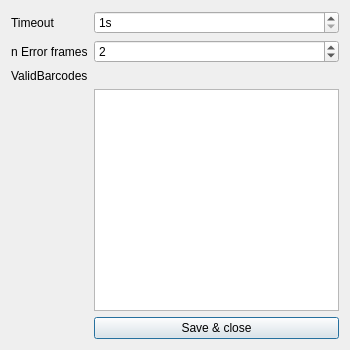
<?xml version="1.0" encoding="UTF-8"?>
<ui version="4.0">
 <class>BarcodeSettingsDialog</class>
 <widget class="QDialog" name="BarcodeSettingsDialog">
  <property name="geometry">
   <rect>
    <x>0</x>
    <y>0</y>
    <width>350</width>
    <height>350</height>
   </rect>
  </property>
  <property name="sizePolicy">
   <sizepolicy hsizetype="Fixed" vsizetype="Fixed">
    <horstretch>0</horstretch>
    <verstretch>0</verstretch>
   </sizepolicy>
  </property>
  <property name="windowTitle">
   <string>Dialog</string>
  </property>
  <layout class="QFormLayout" name="formLayout">
   <item row="0" column="0">
    <widget class="QLabel" name="label">
     <property name="text">
      <string>Timeout</string>
     </property>
    </widget>
   </item>
   <item row="2" column="0" colspan="2">
    <widget class="QLabel" name="label_2">
     <property name="text">
      <string>ValidBarcodes</string>
     </property>
    </widget>
   </item>
   <item row="3" column="1">
    <widget class="QTextEdit" name="txtValidBarcodes"/>
   </item>
   <item row="4" column="1">
    <widget class="QPushButton" name="buttSaveClose">
     <property name="text">
      <string>Save &amp;&amp; close</string>
     </property>
    </widget>
   </item>
   <item row="0" column="1">
    <widget class="QSpinBox" name="spnTimeout">
     <property name="suffix">
      <string>s</string>
     </property>
     <property name="minimum">
      <number>1</number>
     </property>
     <property name="maximum">
      <number>999</number>
     </property>
    </widget>
   </item>
   <item row="1" column="0">
    <widget class="QLabel" name="label_3">
     <property name="text">
      <string>n Error frames</string>
     </property>
    </widget>
   </item>
   <item row="1" column="1">
    <widget class="QSpinBox" name="spnNErrorFrames">
     <property name="minimum">
      <number>1</number>
     </property>
     <property name="value">
      <number>2</number>
     </property>
    </widget>
   </item>
  </layout>
 </widget>
 <resources/>
 <connections/>
</ui>
